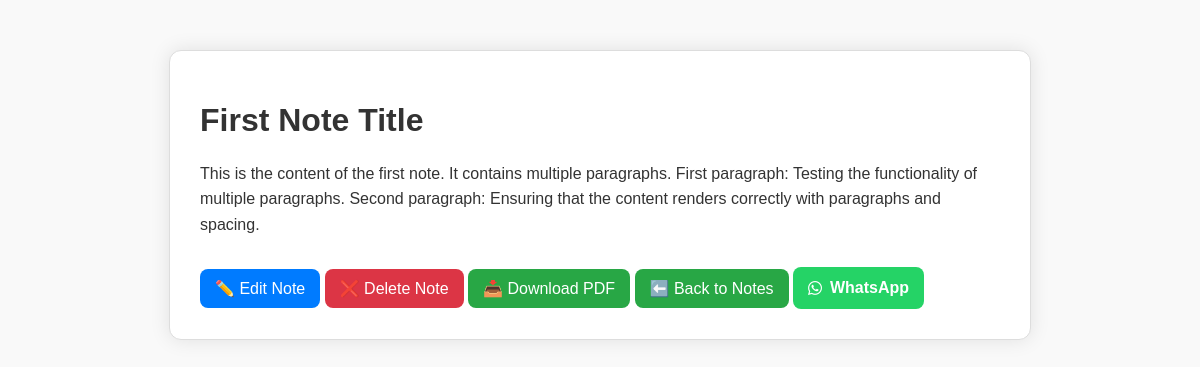
Page /notepad/note/first-note-title/ on the committed database.
### notepad/models.py (models this page shows, shortened)
class Note(models.Model):
    title = models.CharField(max_length=200)
    slug = AutoSlugField(populate_from='title',unique=True, blank=False)
    content = models.TextField()
    created_at = models.DateTimeField(auto_now_add=True)
    updated_at = models.DateTimeField(auto_now=True)

### notepad/views.py (the view)
# urls.py: path('notepad/note/<slug:slug>/', views.note_details, name='note_details'),
def note_details(request, slug):
    note = get_object_or_404(Note, slug=slug)
    whatsapp_url = request.build_absolute_uri('/notepad/note/' + slug + '/download-pdf/')
    context = {
        'note': note,
        'whatsapp_url': whatsapp_url,
    }
    return render(request, 'note_details.html', context)

### notepad/templates/note_details.html (shortened to what this page needs)
<!DOCTYPE html>
<html lang="en">
<head>
  <link rel="stylesheet" href="https://cdnjs.cloudflare.com/ajax/libs/font-awesome/6.0.0-beta3/css/all.min.css">
</head>
<body>
  <div class="note-details-card">
    <h1>{{ note.title }}</h1>
    <p>{{ note.content|safe }}</p>
    <a href="{% url 'edit_note' note.slug %}" class="edit-button">✏️ Edit Note</a>
    <a href="{% url 'delete_note' note.slug %}" class="delete-button">❌ Delete Note</a>
    <a href="{% url 'download_pdf' note.slug %}" class="details-button">📥 Download PDF</a>
    <a href="{% url 'notepad' %}" class="back-button">⬅️ Back to Notes</a>
    <a href="https://wa.me/?text={{ whatsapp_url }}" target="_blank" class="whatsapp-button">
    <i class="fab fa-whatsapp"></i> WhatsApp</a>
</div>
</body>
</html>

### notepad/templates/note_details.html (style rules this page uses)
body { font-family: 'Poppins', sans-serif; margin: 0; padding: 0; background: #f9f9f9; color: #333; }
.details-button { padding: 10px 15px; border-radius: 8px; background: #28a745; color: white; text-decoration: none; display: inline-block; margin-top: 10px; }
.note-details-card { max-width: 800px; margin: 50px auto; padding: 30px; background: white; border-radius: 12px; box-shadow: 0 0 20px rgba(0,0,0,0.1); border: 1px solid #ddd; }
.note-details-card h1 { color: #333; }
.note-details-card p { line-height: 1.6; }
.edit-button, .delete-button, .back-button { padding: 10px 15px; border-radius: 8px; border: none; text-decoration: none; display: inline-block; margin-top: 15px; }
.whatsapp-button { display: inline-flex; align-items: center; padding: 12px 15px; border-radius: 8px; background-color: #25D366; color: white; text-decoration: none; font-size: 16px; font-weight: bold; transition: background-color 0.3s ease; }
.whatsapp-button i { margin-right: 8px; }
.edit-button { background: #007BFF; color: white; }
.delete-button { background: #dc3545; color: white; }
.back-button { background: #28a745; color: white; }

### rows in the picture
Note: title "First Note Title", content "This is the content of the first note. It contains multiple paragraphs. First paragraph: Testing the functionality of multiple paragraphs. Second paragraph: Ensuring that the content renders correctly with paragraphs and spacing."
